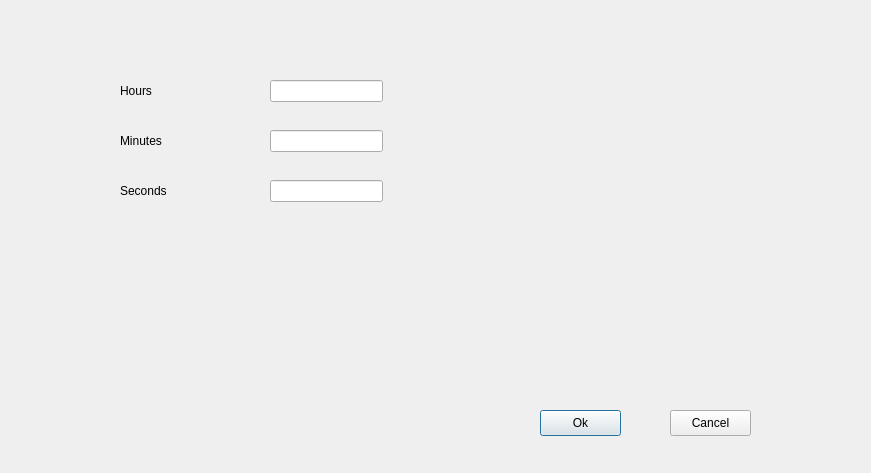
<?xml version="1.0" encoding="UTF-8"?>
<ui version="4.0">
 <class>LogDialog</class>
 <widget class="QDialog" name="LogDialog">
  <property name="geometry">
   <rect>
    <x>0</x>
    <y>0</y>
    <width>871</width>
    <height>473</height>
   </rect>
  </property>
  <property name="windowTitle">
   <string>Dialog</string>
  </property>
  <widget class="QLabel" name="label_h">
   <property name="geometry">
    <rect>
     <x>120</x>
     <y>80</y>
     <width>91</width>
     <height>21</height>
    </rect>
   </property>
   <property name="text">
    <string>Hours</string>
   </property>
  </widget>
  <widget class="QLineEdit" name="lineEdit_h">
   <property name="geometry">
    <rect>
     <x>270</x>
     <y>80</y>
     <width>113</width>
     <height>22</height>
    </rect>
   </property>
  </widget>
  <widget class="QLineEdit" name="lineEdit_m">
   <property name="geometry">
    <rect>
     <x>270</x>
     <y>130</y>
     <width>113</width>
     <height>22</height>
    </rect>
   </property>
  </widget>
  <widget class="QLineEdit" name="lineEdit_s">
   <property name="geometry">
    <rect>
     <x>270</x>
     <y>180</y>
     <width>113</width>
     <height>22</height>
    </rect>
   </property>
  </widget>
  <widget class="QLabel" name="label_m">
   <property name="geometry">
    <rect>
     <x>120</x>
     <y>130</y>
     <width>91</width>
     <height>21</height>
    </rect>
   </property>
   <property name="text">
    <string>Minutes</string>
   </property>
  </widget>
  <widget class="QLabel" name="label_s">
   <property name="geometry">
    <rect>
     <x>120</x>
     <y>180</y>
     <width>91</width>
     <height>21</height>
    </rect>
   </property>
   <property name="text">
    <string>Seconds</string>
   </property>
  </widget>
  <widget class="QPushButton" name="ok_btn">
   <property name="geometry">
    <rect>
     <x>540</x>
     <y>410</y>
     <width>81</width>
     <height>26</height>
    </rect>
   </property>
   <property name="text">
    <string>Ok</string>
   </property>
  </widget>
  <widget class="QPushButton" name="cancel_btn">
   <property name="geometry">
    <rect>
     <x>670</x>
     <y>410</y>
     <width>81</width>
     <height>26</height>
    </rect>
   </property>
   <property name="text">
    <string>Cancel</string>
   </property>
  </widget>
 </widget>
 <resources/>
 <connections/>
</ui>
